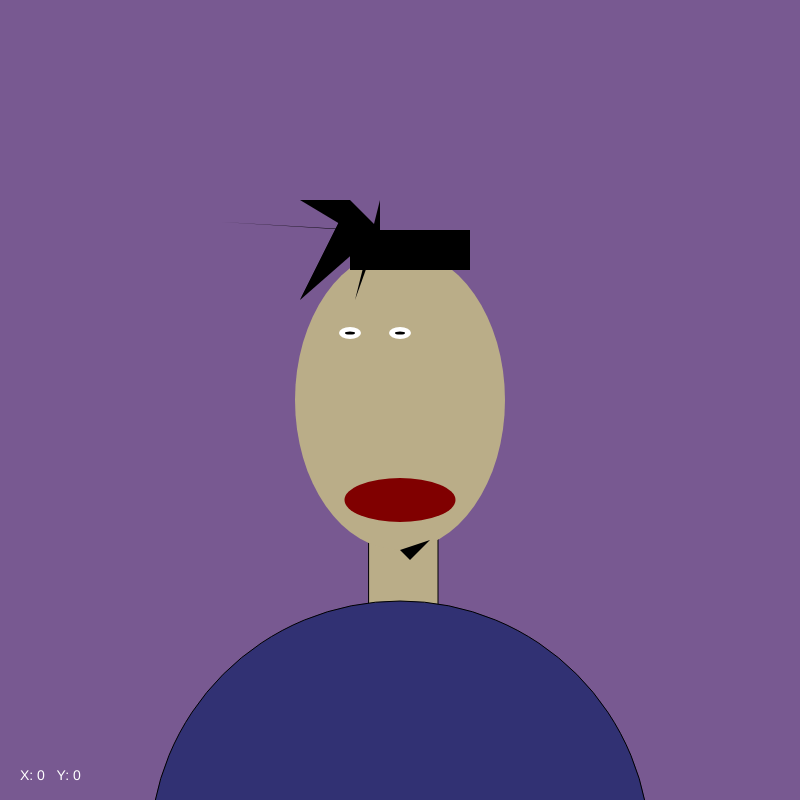
Frame 1 (no input)
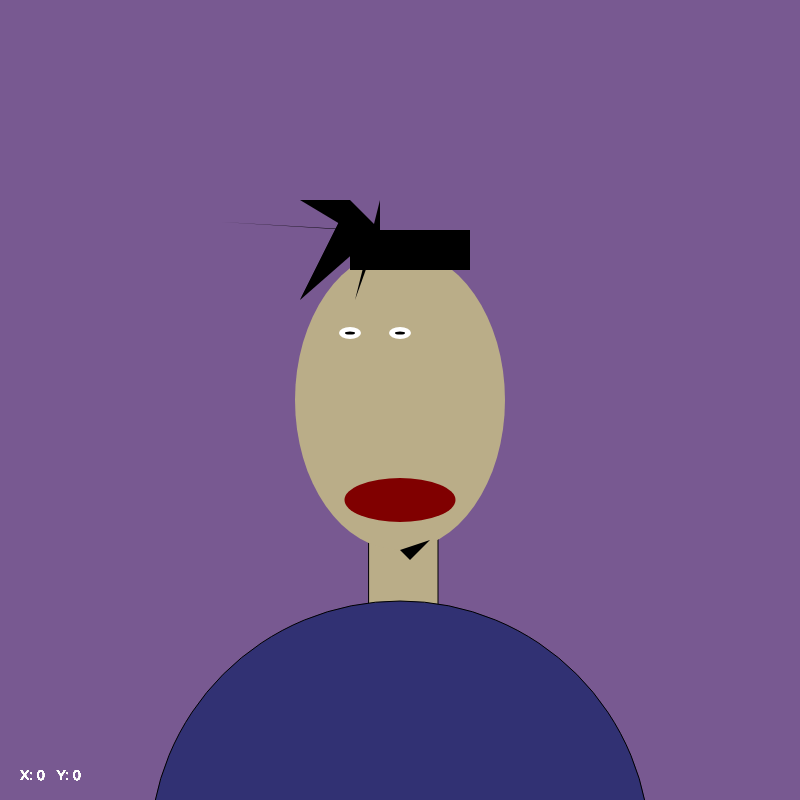
Frame 60 (no input)
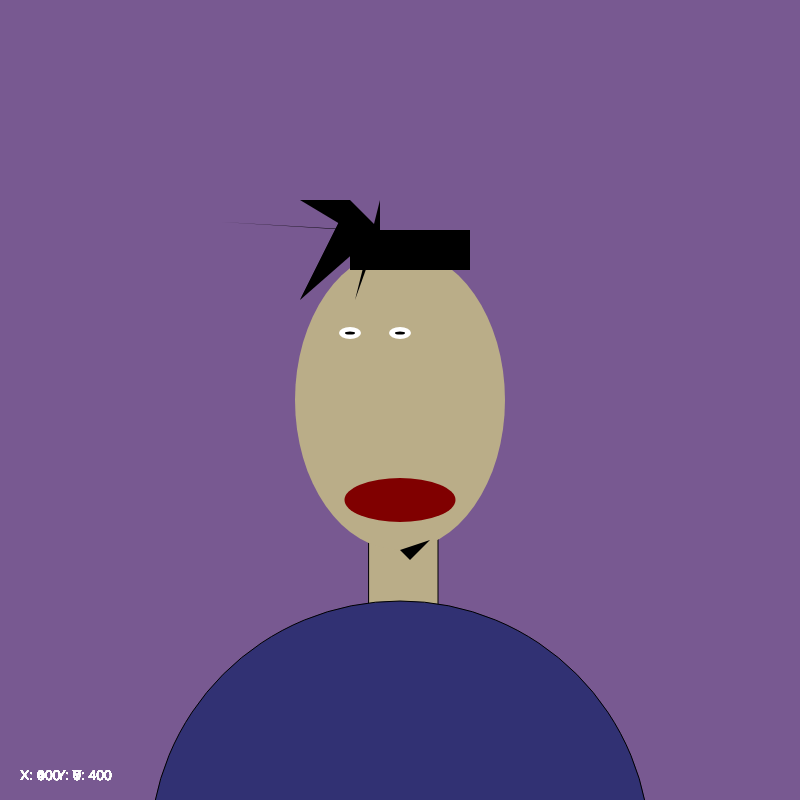
Frame 120 (the mouse pressed at the canvas centre since frame 60)

The p5.js sketch that drew these frames (run headless with seeded random() and noise() and a simulated clock; from frame 60 on, the mouse is pressed at the canvas centre):

// p5.js sketch
// ── sketch.js
/*************************************************************************
    (*)Code Self Portrait
    (*)by RONNIE SAINI
    (*)Overview - Self portrait Project in p5 JS
 
    ---------------------------------------------------------------------
    (*)Notes: (ie: To be fixed, I Need Help With, Clarify This, etc etc: )
    (*) I can understand basic shapes and drawings not much more than that.
**************************************************************************/

// Debug mode
var gDebugMode = true;



function setup() {

	createCanvas(800, 800);

	cursor(WAIT);

	textSize(14);

	textAlign(LEFT);

	background(120, 89, 145);
  
  neck();
	face();
  hair();
  eyez();

 }


function draw() {
  
  
  if(gDebugMode == true){
  	drawDebugInfo();
  }


}

//mouse coord on screen broken!
function drawDebugInfo(){
	fill(255);
	text("X: " + mouseX + "   Y: " + mouseY, 20, height - 20);
}

//my face skin brown
function face(){
	noStroke();
	fill(186, 173, 136);
	ellipse(400, 400,210,300);
  fill(128, 0, 0);
  ellipse(400, 500,111,44);
  fill(0 , 0, 0);
  triangle(400, 550,410, 560, 430, 540);
}

//my Hair with Details & Triangles
function hair(){
	noStroke();
	fill(0 , 0, 0);
	rect(350,230,120,40)
  triangle(350, 230,360, 230, 222, 222);
  triangle(350, 230,350, 200, 300, 200);
  triangle(350, 230,350, 200, 300, 300);
  triangle(380, 230,350, 200, 300, 300);
  triangle(380, 230,380, 200, 355, 300);
  triangle(380, 300,380, 300, 355, 300);
}


//eye ploygons
function eyez(){
	noStroke();
	fill(255, 255, 255);
	ellipse(350, 333,22,12);
    ellipse(400, 333,22,12);
  
  	fill(0, 0, 0);
	ellipse(350, 333,10,3);
    ellipse(400, 333,10,3);
}

//neck and torso
function neck()
{

  fill(186, 173, 136);
  rect(369, 510, 69, 144);
  
      fill(49, 49, 115);
  ellipse(400, 851, 500);

  
}
